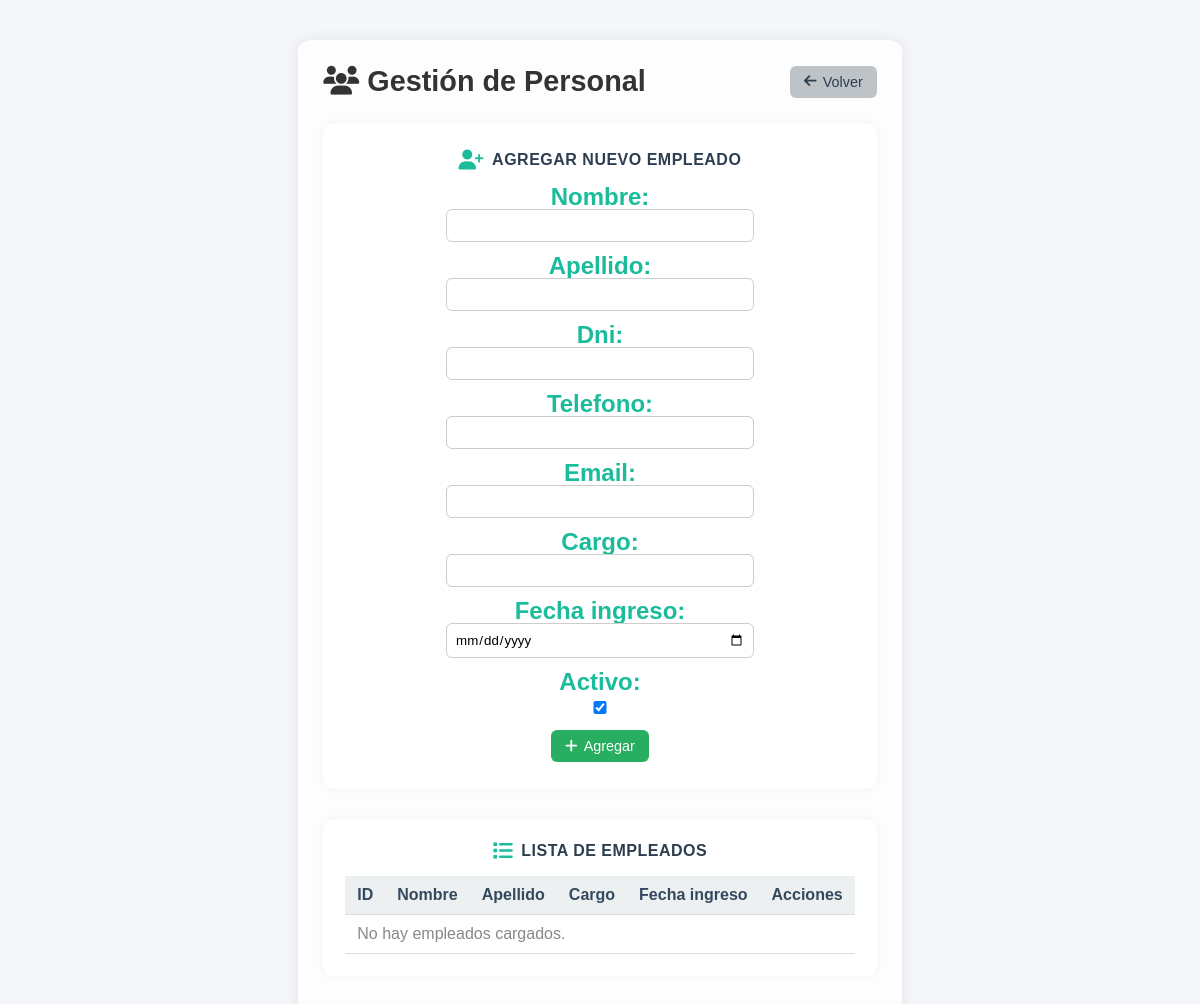
The app's page /account/personal/ (signed in), older data.
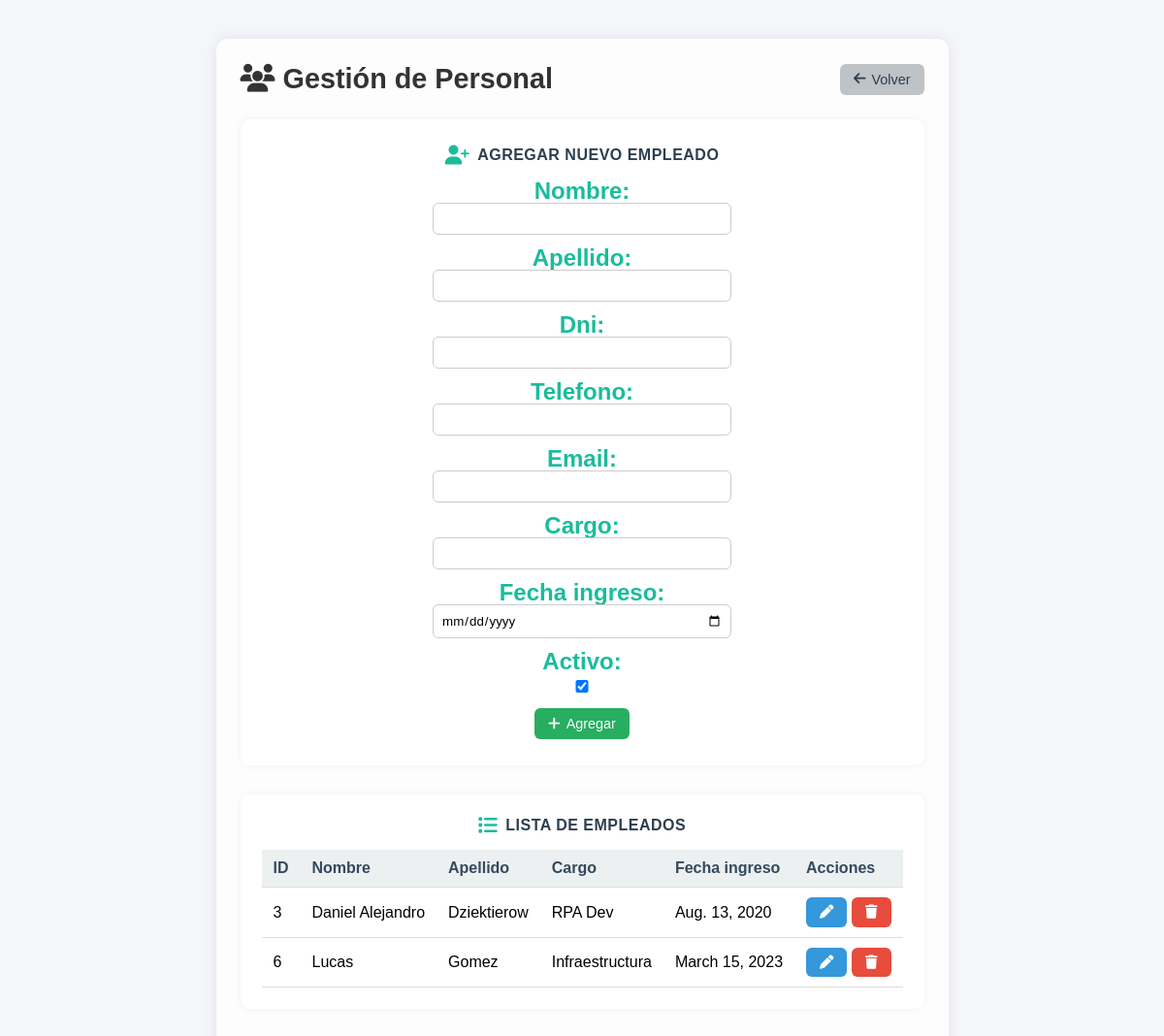
The same page, newer data.
### usuario/models.py (models this page shows, shortened)
class Personal(models.Model):
    nombre = models.CharField(max_length=100)
    apellido = models.CharField(max_length=100)
    dni = models.CharField(max_length=15, unique=True)
    telefono = models.CharField(max_length=20, blank=True, null=True)
    email = models.EmailField(blank=True, null=True)
    cargo = models.CharField(max_length=100)
    fecha_ingreso = models.DateField()
    activo = models.BooleanField(default=True)

### usuario/views.py (the view, shortened to what this page needs)
# urls.py: path('personal/', views.gestion_personal, name='gestion_personal'),
@login_required
def gestion_personal(request):
    empleados = Personal.objects.all().order_by('apellido')
    form = PersonalForm()
    return render(request, 'account/personal.html', {
        'empleados': empleados,
        'form': form,
    })

### usuario/forms.py
class PersonalForm(forms.ModelForm):
    class Meta:
        model = Personal
        fields = ['nombre', 'apellido', 'dni', 'telefono', 'email', 'cargo', 'fecha_ingreso', 'activo']
        widgets = {
            'fecha_ingreso': forms.DateInput(attrs={'type': 'date'}),
        }

### usuario/templates/account/personal.html (shortened to what this page needs)
{% extends "base.html" %}
{% load static %}
{% block content %}
<div class="personal-container">
  <header class="personal-header">
    <h1><i class="fa-solid fa-users"></i> Gestión de Personal</h1>
    <a href="{% url 'usuario:dashboard' %}" class="btn btn-back">
      <i class="fa-solid fa-arrow-left"></i> Volver
    </a>
  </header>
  <section class="panel form-panel">
    <h3><i class="fa-solid fa-user-plus"></i> Agregar nuevo empleado</h3>
    <form method="post" class="personal-form">
      <div class="form-grid">
        {{ form.as_p }}
      </div>
      <button type="submit" name="agregar" class="btn btn-success">
        <i class="fa-solid fa-plus"></i> Agregar
      </button>
    </form>
  </section>
  <section class="panel list-panel">
    <h3><i class="fa-solid fa-list"></i> Lista de empleados</h3>
    <table class="tabla-personal">
      <thead>
        <tr>
          <th>ID</th>
          <th>Nombre</th>
          <th>Apellido</th>
          <th>Cargo</th>
          <th>Fecha ingreso</th>
          <th>Acciones</th>
        </tr>
      </thead>
      <tbody>
        {% for empleado in empleados %}
        <tr>
          <td>{{ empleado.id }}</td>
          <td>{{ empleado.nombre }}</td>
          <td>{{ empleado.apellido }}</td>
          <td>{{ empleado.cargo }}</td>
          <td>{{ empleado.fecha_ingreso }}</td>
          <td class="acciones">
            <a href="{% url 'usuario:editar_personal' empleado.id %}" class="btn btn-primary">
              <i class="fa-solid fa-pen"></i>
            </a>
            <form method="post" style="display:inline;" onsubmit="return confirm('¿Seguro que deseas eliminar este empleado?');">
              <button type="submit" name="eliminar" class="btn btn-danger">
                <i class="fa-solid fa-trash"></i>
              </button>
            </form>
          </td>
        </tr>
        {% empty %}
        <tr><td colspan="6" class="sin-datos">No hay empleados cargados.</td></tr>
        {% endfor %}
      </tbody>
    </table>
  </section>
</div>
{% endblock %}

Row changes from the older to the newer data that the page shows:
added Personal: id "3", nombre "Daniel Alejandro", apellido "Dziektierow", cargo "RPA Dev", fecha_ingreso "Aug. 13, 2020"
added Personal: id "6", nombre "Lucas", apellido "Gomez", cargo "Infraestructura", fecha_ingreso "March 15, 2023"
Text that changed along with them:
text no longer shown: "No hay empleados cargados."
